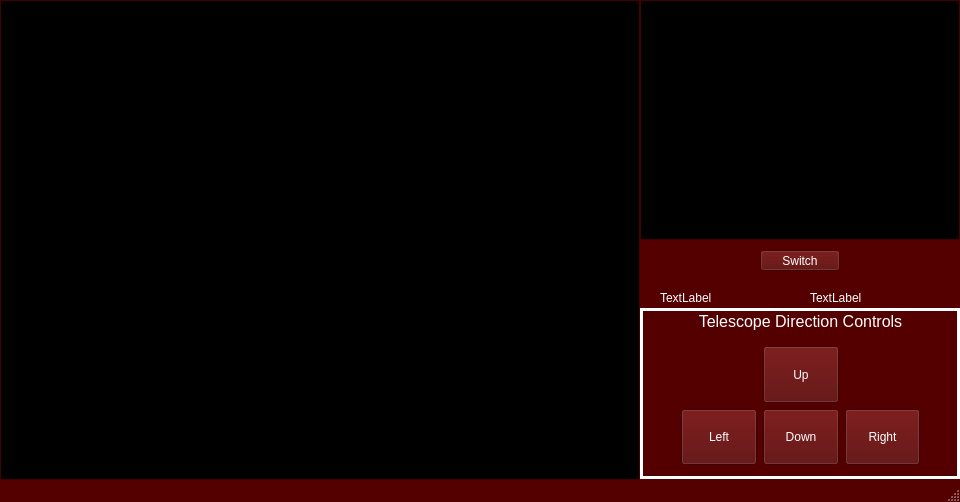
<?xml version="1.0" encoding="UTF-8"?>
<ui version="4.0">
 <class>MainWindow</class>
 <widget class="QMainWindow" name="MainWindow">
  <property name="geometry">
   <rect>
    <x>0</x>
    <y>0</y>
    <width>960</width>
    <height>502</height>
   </rect>
  </property>
  <property name="sizePolicy">
   <sizepolicy hsizetype="Fixed" vsizetype="Fixed">
    <horstretch>0</horstretch>
    <verstretch>0</verstretch>
   </sizepolicy>
  </property>
  <property name="minimumSize">
   <size>
    <width>960</width>
    <height>502</height>
   </size>
  </property>
  <property name="maximumSize">
   <size>
    <width>960</width>
    <height>502</height>
   </size>
  </property>
  <property name="palette">
   <palette>
    <active>
     <colorrole role="WindowText">
      <brush brushstyle="SolidPattern">
       <color alpha="255">
        <red>255</red>
        <green>255</green>
        <blue>255</blue>
       </color>
      </brush>
     </colorrole>
     <colorrole role="Button">
      <brush brushstyle="SolidPattern">
       <color alpha="255">
        <red>85</red>
        <green>0</green>
        <blue>0</blue>
       </color>
      </brush>
     </colorrole>
     <colorrole role="Light">
      <brush brushstyle="SolidPattern">
       <color alpha="255">
        <red>127</red>
        <green>0</green>
        <blue>0</blue>
       </color>
      </brush>
     </colorrole>
     <colorrole role="Midlight">
      <brush brushstyle="SolidPattern">
       <color alpha="255">
        <red>106</red>
        <green>0</green>
        <blue>0</blue>
       </color>
      </brush>
     </colorrole>
     <colorrole role="Dark">
      <brush brushstyle="SolidPattern">
       <color alpha="255">
        <red>42</red>
        <green>0</green>
        <blue>0</blue>
       </color>
      </brush>
     </colorrole>
     <colorrole role="Mid">
      <brush brushstyle="SolidPattern">
       <color alpha="255">
        <red>56</red>
        <green>0</green>
        <blue>0</blue>
       </color>
      </brush>
     </colorrole>
     <colorrole role="Text">
      <brush brushstyle="SolidPattern">
       <color alpha="255">
        <red>255</red>
        <green>255</green>
        <blue>255</blue>
       </color>
      </brush>
     </colorrole>
     <colorrole role="BrightText">
      <brush brushstyle="SolidPattern">
       <color alpha="255">
        <red>255</red>
        <green>255</green>
        <blue>255</blue>
       </color>
      </brush>
     </colorrole>
     <colorrole role="ButtonText">
      <brush brushstyle="SolidPattern">
       <color alpha="255">
        <red>255</red>
        <green>255</green>
        <blue>255</blue>
       </color>
      </brush>
     </colorrole>
     <colorrole role="Base">
      <brush brushstyle="SolidPattern">
       <color alpha="255">
        <red>0</red>
        <green>0</green>
        <blue>0</blue>
       </color>
      </brush>
     </colorrole>
     <colorrole role="Window">
      <brush brushstyle="SolidPattern">
       <color alpha="255">
        <red>85</red>
        <green>0</green>
        <blue>0</blue>
       </color>
      </brush>
     </colorrole>
     <colorrole role="Shadow">
      <brush brushstyle="SolidPattern">
       <color alpha="255">
        <red>0</red>
        <green>0</green>
        <blue>0</blue>
       </color>
      </brush>
     </colorrole>
     <colorrole role="AlternateBase">
      <brush brushstyle="SolidPattern">
       <color alpha="255">
        <red>42</red>
        <green>0</green>
        <blue>0</blue>
       </color>
      </brush>
     </colorrole>
     <colorrole role="ToolTipBase">
      <brush brushstyle="SolidPattern">
       <color alpha="255">
        <red>255</red>
        <green>255</green>
        <blue>220</blue>
       </color>
      </brush>
     </colorrole>
     <colorrole role="ToolTipText">
      <brush brushstyle="SolidPattern">
       <color alpha="255">
        <red>0</red>
        <green>0</green>
        <blue>0</blue>
       </color>
      </brush>
     </colorrole>
    </active>
    <inactive>
     <colorrole role="WindowText">
      <brush brushstyle="SolidPattern">
       <color alpha="255">
        <red>255</red>
        <green>255</green>
        <blue>255</blue>
       </color>
      </brush>
     </colorrole>
     <colorrole role="Button">
      <brush brushstyle="SolidPattern">
       <color alpha="255">
        <red>85</red>
        <green>0</green>
        <blue>0</blue>
       </color>
      </brush>
     </colorrole>
     <colorrole role="Light">
      <brush brushstyle="SolidPattern">
       <color alpha="255">
        <red>127</red>
        <green>0</green>
        <blue>0</blue>
       </color>
      </brush>
     </colorrole>
     <colorrole role="Midlight">
      <brush brushstyle="SolidPattern">
       <color alpha="255">
        <red>106</red>
        <green>0</green>
        <blue>0</blue>
       </color>
      </brush>
     </colorrole>
     <colorrole role="Dark">
      <brush brushstyle="SolidPattern">
       <color alpha="255">
        <red>42</red>
        <green>0</green>
        <blue>0</blue>
       </color>
      </brush>
     </colorrole>
     <colorrole role="Mid">
      <brush brushstyle="SolidPattern">
       <color alpha="255">
        <red>56</red>
        <green>0</green>
        <blue>0</blue>
       </color>
      </brush>
     </colorrole>
     <colorrole role="Text">
      <brush brushstyle="SolidPattern">
       <color alpha="255">
        <red>255</red>
        <green>255</green>
        <blue>255</blue>
       </color>
      </brush>
     </colorrole>
     <colorrole role="BrightText">
      <brush brushstyle="SolidPattern">
       <color alpha="255">
        <red>255</red>
        <green>255</green>
        <blue>255</blue>
       </color>
      </brush>
     </colorrole>
     <colorrole role="ButtonText">
      <brush brushstyle="SolidPattern">
       <color alpha="255">
        <red>255</red>
        <green>255</green>
        <blue>255</blue>
       </color>
      </brush>
     </colorrole>
     <colorrole role="Base">
      <brush brushstyle="SolidPattern">
       <color alpha="255">
        <red>0</red>
        <green>0</green>
        <blue>0</blue>
       </color>
      </brush>
     </colorrole>
     <colorrole role="Window">
      <brush brushstyle="SolidPattern">
       <color alpha="255">
        <red>85</red>
        <green>0</green>
        <blue>0</blue>
       </color>
      </brush>
     </colorrole>
     <colorrole role="Shadow">
      <brush brushstyle="SolidPattern">
       <color alpha="255">
        <red>0</red>
        <green>0</green>
        <blue>0</blue>
       </color>
      </brush>
     </colorrole>
     <colorrole role="AlternateBase">
      <brush brushstyle="SolidPattern">
       <color alpha="255">
        <red>42</red>
        <green>0</green>
        <blue>0</blue>
       </color>
      </brush>
     </colorrole>
     <colorrole role="ToolTipBase">
      <brush brushstyle="SolidPattern">
       <color alpha="255">
        <red>255</red>
        <green>255</green>
        <blue>220</blue>
       </color>
      </brush>
     </colorrole>
     <colorrole role="ToolTipText">
      <brush brushstyle="SolidPattern">
       <color alpha="255">
        <red>0</red>
        <green>0</green>
        <blue>0</blue>
       </color>
      </brush>
     </colorrole>
    </inactive>
    <disabled>
     <colorrole role="WindowText">
      <brush brushstyle="SolidPattern">
       <color alpha="255">
        <red>42</red>
        <green>0</green>
        <blue>0</blue>
       </color>
      </brush>
     </colorrole>
     <colorrole role="Button">
      <brush brushstyle="SolidPattern">
       <color alpha="255">
        <red>85</red>
        <green>0</green>
        <blue>0</blue>
       </color>
      </brush>
     </colorrole>
     <colorrole role="Light">
      <brush brushstyle="SolidPattern">
       <color alpha="255">
        <red>127</red>
        <green>0</green>
        <blue>0</blue>
       </color>
      </brush>
     </colorrole>
     <colorrole role="Midlight">
      <brush brushstyle="SolidPattern">
       <color alpha="255">
        <red>106</red>
        <green>0</green>
        <blue>0</blue>
       </color>
      </brush>
     </colorrole>
     <colorrole role="Dark">
      <brush brushstyle="SolidPattern">
       <color alpha="255">
        <red>42</red>
        <green>0</green>
        <blue>0</blue>
       </color>
      </brush>
     </colorrole>
     <colorrole role="Mid">
      <brush brushstyle="SolidPattern">
       <color alpha="255">
        <red>56</red>
        <green>0</green>
        <blue>0</blue>
       </color>
      </brush>
     </colorrole>
     <colorrole role="Text">
      <brush brushstyle="SolidPattern">
       <color alpha="255">
        <red>42</red>
        <green>0</green>
        <blue>0</blue>
       </color>
      </brush>
     </colorrole>
     <colorrole role="BrightText">
      <brush brushstyle="SolidPattern">
       <color alpha="255">
        <red>255</red>
        <green>255</green>
        <blue>255</blue>
       </color>
      </brush>
     </colorrole>
     <colorrole role="ButtonText">
      <brush brushstyle="SolidPattern">
       <color alpha="255">
        <red>42</red>
        <green>0</green>
        <blue>0</blue>
       </color>
      </brush>
     </colorrole>
     <colorrole role="Base">
      <brush brushstyle="SolidPattern">
       <color alpha="255">
        <red>85</red>
        <green>0</green>
        <blue>0</blue>
       </color>
      </brush>
     </colorrole>
     <colorrole role="Window">
      <brush brushstyle="SolidPattern">
       <color alpha="255">
        <red>85</red>
        <green>0</green>
        <blue>0</blue>
       </color>
      </brush>
     </colorrole>
     <colorrole role="Shadow">
      <brush brushstyle="SolidPattern">
       <color alpha="255">
        <red>0</red>
        <green>0</green>
        <blue>0</blue>
       </color>
      </brush>
     </colorrole>
     <colorrole role="AlternateBase">
      <brush brushstyle="SolidPattern">
       <color alpha="255">
        <red>85</red>
        <green>0</green>
        <blue>0</blue>
       </color>
      </brush>
     </colorrole>
     <colorrole role="ToolTipBase">
      <brush brushstyle="SolidPattern">
       <color alpha="255">
        <red>255</red>
        <green>255</green>
        <blue>220</blue>
       </color>
      </brush>
     </colorrole>
     <colorrole role="ToolTipText">
      <brush brushstyle="SolidPattern">
       <color alpha="255">
        <red>0</red>
        <green>0</green>
        <blue>0</blue>
       </color>
      </brush>
     </colorrole>
    </disabled>
   </palette>
  </property>
  <property name="focusPolicy">
   <enum>Qt::StrongFocus</enum>
  </property>
  <property name="windowTitle">
   <string>MainWindow</string>
  </property>
  <widget class="QWidget" name="centralWidget">
   <widget class="QGraphicsView" name="primaryCamera">
    <property name="geometry">
     <rect>
      <x>0</x>
      <y>0</y>
      <width>640</width>
      <height>480</height>
     </rect>
    </property>
    <property name="focusPolicy">
     <enum>Qt::NoFocus</enum>
    </property>
   </widget>
   <widget class="QPushButton" name="switchStreamButton">
    <property name="geometry">
     <rect>
      <x>760</x>
      <y>250</y>
      <width>80</width>
      <height>21</height>
     </rect>
    </property>
    <property name="focusPolicy">
     <enum>Qt::NoFocus</enum>
    </property>
    <property name="text">
     <string>Switch</string>
    </property>
    <property name="checkable">
     <bool>false</bool>
    </property>
    <property name="autoRepeat">
     <bool>false</bool>
    </property>
   </widget>
   <widget class="QGraphicsView" name="secondaryCamera">
    <property name="geometry">
     <rect>
      <x>640</x>
      <y>0</y>
      <width>320</width>
      <height>240</height>
     </rect>
    </property>
    <property name="focusPolicy">
     <enum>Qt::NoFocus</enum>
    </property>
   </widget>
   <widget class="QFrame" name="controlFrame">
    <property name="geometry">
     <rect>
      <x>640</x>
      <y>308</y>
      <width>320</width>
      <height>171</height>
     </rect>
    </property>
    <property name="focusPolicy">
     <enum>Qt::NoFocus</enum>
    </property>
    <property name="frameShape">
     <enum>QFrame::Box</enum>
    </property>
    <property name="lineWidth">
     <number>3</number>
    </property>
    <widget class="QWidget" name="gridLayoutWidget">
     <property name="geometry">
      <rect>
       <x>30</x>
       <y>27</y>
       <width>261</width>
       <height>141</height>
      </rect>
     </property>
     <layout class="QGridLayout" name="gridLayout">
      <item row="0" column="1">
       <widget class="QPushButton" name="upDirButton">
        <property name="sizePolicy">
         <sizepolicy hsizetype="Minimum" vsizetype="Minimum">
          <horstretch>0</horstretch>
          <verstretch>0</verstretch>
         </sizepolicy>
        </property>
        <property name="focusPolicy">
         <enum>Qt::NoFocus</enum>
        </property>
        <property name="text">
         <string>Up</string>
        </property>
       </widget>
      </item>
      <item row="1" column="1">
       <widget class="QPushButton" name="downDirButton">
        <property name="sizePolicy">
         <sizepolicy hsizetype="Minimum" vsizetype="Preferred">
          <horstretch>0</horstretch>
          <verstretch>0</verstretch>
         </sizepolicy>
        </property>
        <property name="focusPolicy">
         <enum>Qt::NoFocus</enum>
        </property>
        <property name="text">
         <string>Down</string>
        </property>
       </widget>
      </item>
      <item row="1" column="0">
       <widget class="QPushButton" name="leftDirButton">
        <property name="sizePolicy">
         <sizepolicy hsizetype="Minimum" vsizetype="Minimum">
          <horstretch>0</horstretch>
          <verstretch>0</verstretch>
         </sizepolicy>
        </property>
        <property name="focusPolicy">
         <enum>Qt::NoFocus</enum>
        </property>
        <property name="text">
         <string>Left</string>
        </property>
       </widget>
      </item>
      <item row="1" column="2">
       <widget class="QPushButton" name="rightDirButton">
        <property name="sizePolicy">
         <sizepolicy hsizetype="Minimum" vsizetype="Minimum">
          <horstretch>0</horstretch>
          <verstretch>0</verstretch>
         </sizepolicy>
        </property>
        <property name="focusPolicy">
         <enum>Qt::NoFocus</enum>
        </property>
        <property name="text">
         <string>Right</string>
        </property>
       </widget>
      </item>
     </layout>
    </widget>
    <widget class="QLabel" name="label">
     <property name="geometry">
      <rect>
       <x>30</x>
       <y>3</y>
       <width>261</width>
       <height>20</height>
      </rect>
     </property>
     <property name="sizePolicy">
      <sizepolicy hsizetype="Preferred" vsizetype="Preferred">
       <horstretch>0</horstretch>
       <verstretch>0</verstretch>
      </sizepolicy>
     </property>
     <property name="font">
      <font>
       <pointsize>12</pointsize>
      </font>
     </property>
     <property name="autoFillBackground">
      <bool>false</bool>
     </property>
     <property name="text">
      <string>Telescope Direction Controls</string>
     </property>
     <property name="scaledContents">
      <bool>false</bool>
     </property>
     <property name="alignment">
      <set>Qt::AlignCenter</set>
     </property>
    </widget>
   </widget>
   <widget class="QLabel" name="x_freq_disp">
    <property name="geometry">
     <rect>
      <x>660</x>
      <y>290</y>
      <width>125</width>
      <height>15</height>
     </rect>
    </property>
    <property name="text">
     <string>TextLabel</string>
    </property>
   </widget>
   <widget class="QLabel" name="y_freq_disp">
    <property name="geometry">
     <rect>
      <x>810</x>
      <y>290</y>
      <width>125</width>
      <height>15</height>
     </rect>
    </property>
    <property name="text">
     <string>TextLabel</string>
    </property>
   </widget>
  </widget>
  <widget class="QStatusBar" name="statusBar">
   <property name="enabled">
    <bool>false</bool>
   </property>
  </widget>
 </widget>
 <layoutdefault spacing="6" margin="11"/>
 <tabstops>
  <tabstop>controlFrame</tabstop>
 </tabstops>
 <resources/>
 <connections/>
</ui>
